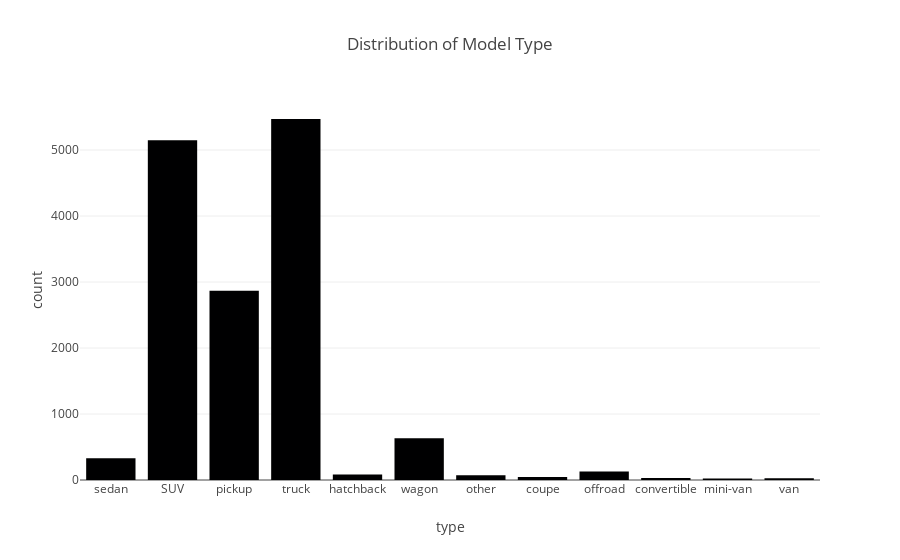

Here is the notebook cell this chart was saved with:
### Code cell
# Histogram for Type
import plotly.express as px

# Assuming df is your DataFrame
fig = px.histogram(vehicles_dropped, x='type', nbins=20, title='Distribution of Model Type')
fig.show()

### Figure 1 — Plotly figure (JSON) as saved in the notebook; plotly's stock layout.template omitted (floating-point values rounded to 4 significant figures; data arrays with more than 128 entries replaced by an {"elided": "..."} marker saying what was removed)
{"data": [{"alignmentgroup": "True", "bingroup": "x", "hovertemplate": "type=%{x}<br>count=%{y}<extra></extra>", "legendgroup": "", "marker": {"color": "#000001", "pattern": {"shape": ""}}, "name": "", "nbinsx": 20, "offsetgroup": "", "orientation": "v", "showlegend": false, "type": "histogram", "x": {"elided": "14852 str values"}, "xaxis": "x", "yaxis": "y"}], "layout": {"barmode": "relative", "legend": {"tracegroupgap": 0}, "title": {"text": "Distribution of Model Type"}, "xaxis": {"anchor": "y", "domain": [0, 1], "title": {"text": "type"}}, "yaxis": {"anchor": "x", "domain": [0, 1], "title": {"text": "count"}}}}
